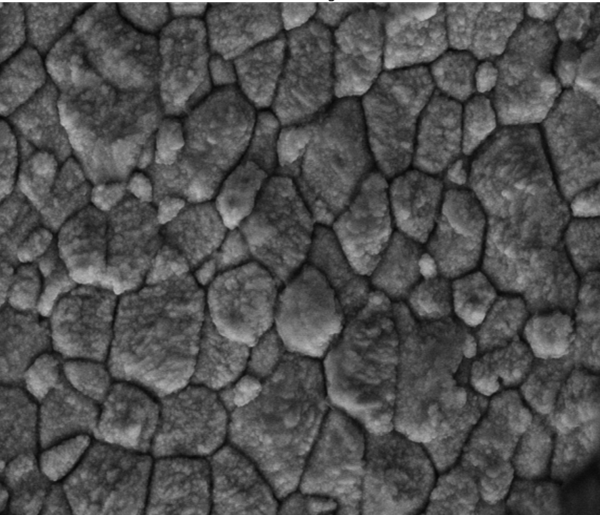
#> input picture B03c.png, 600 x 515 px, found by its file name
$ jupyter execute --allow-errors Untitled-checkpoint.ipynb   (older library calls are emulated)
#> lines starting #> are read from the running program, lines starting #| are printed output that depends on the picture; after the words box and inside, x2 and y2 are one past the last pixel; in counts of white or black regions, pixels touching at a corner belong together
[cell 1]
import cv2
import numpy as np
from matplotlib import pyplot as plt
from skimage import io, color, measure
from scipy import ndimage as nd
from skimage.restoration import denoise_nl_means, estimate_sigma
from skimage import img_as_ubyte, img_as_float
#step 1

#img = cv2.imread("images/nsi.tif", 0)
pixels_to_um = 0.5
#cropped_img = img[0:300, :]
img = img_as_float(io.imread("images/B03c.png"))
#> img: shape (515, 600, 3) float64; min 0.0196, max 1, mean 0.313
median_img = nd.median_filter(img, size=3)
plt.imsave("images/median.png", median_img)
sigma_est = np.mean(estimate_sigma(img, multichannel=True))
#> sigma_est = 0.00617
nlm = denoise_nl_means(img, h=1.15 * sigma_est, fast_mode=False,
                               patch_size=5, patch_distance=3, multichannel=True)
#plt.imsave("images/nlm.png", nlm)
nlm_ubyte = img_as_ubyte(nlm)
#plt.hist(nlm_ubyte.flat, bins= 100, range=(0,255))
segm1 = (nlm_ubyte <=49)
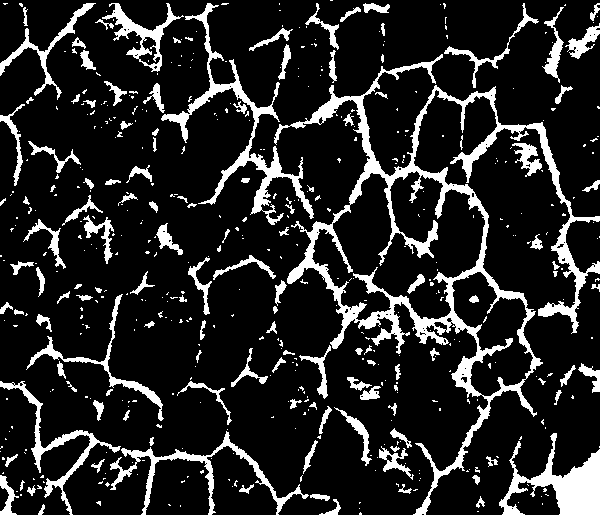
#> segm1: shape (515, 600, 3) bool; 14.7% white; 503 white regions (373 under 20 px), largest, box (x1, y1, x2, y2) and area: (274, 54, 600, 515) 15823, (161, 3, 314, 225) 3664, (499, 433, 600, 515) 3221
segm2 = (nlm_ubyte > 49) & (nlm_ubyte <= 66)
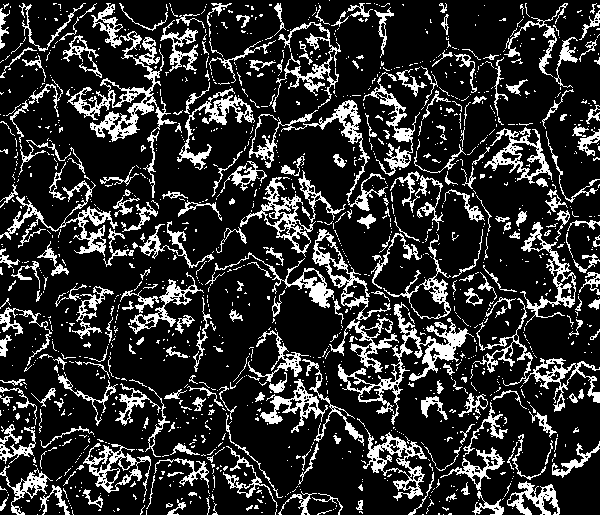
#> segm2: shape (515, 600, 3) bool; 18.7% white in thin lines or dots
segm3 = (nlm_ubyte > 66) & (nlm_ubyte <= 95)
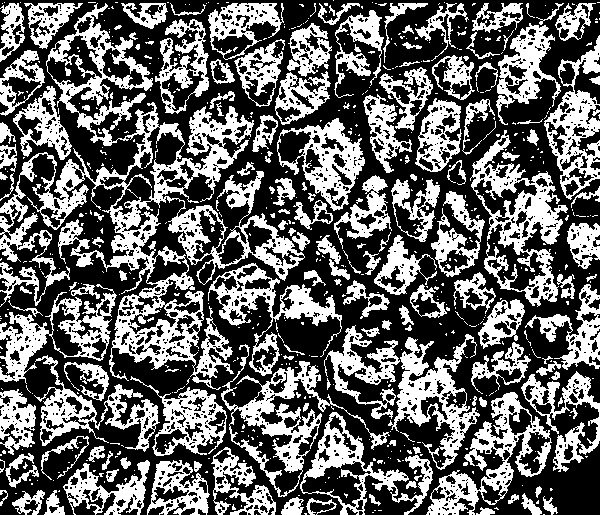
#> segm3: shape (515, 600, 3) bool; 39.6% white; 693 white regions (533 under 20 px), largest, box (x1, y1, x2, y2) and area: (0, 3, 305, 390) 24022, (470, 130, 568, 307) 5237, (221, 344, 390, 497) 4306
segm4 = (nlm_ubyte > 170)
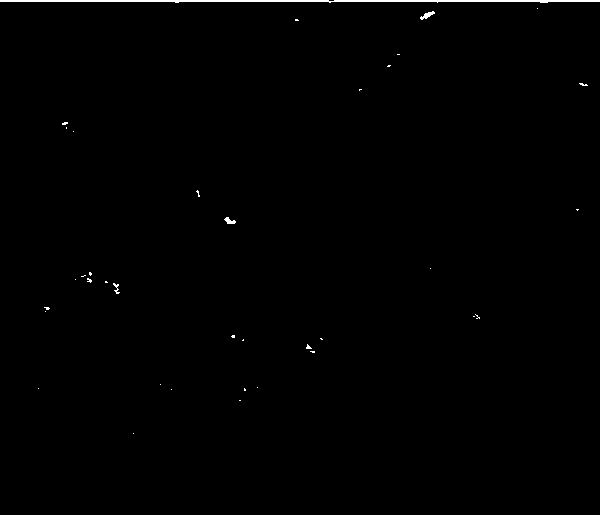
#> segm4: shape (515, 600, 3) bool; 0.5% white; 37 white regions (33 under 20 px), largest, box (x1, y1, x2, y2) and area: (0, 0, 600, 3) 1210, (420, 11, 435, 20) 59, (224, 217, 236, 224) 48, (113, 283, 120, 294) 32

all_segments = np.zeros((nlm_ubyte.shape[0], nlm_ubyte.shape[1], 3)) #nothing but denoise img size but blank

#> (the rest of this cell did not finish here and is left out)
